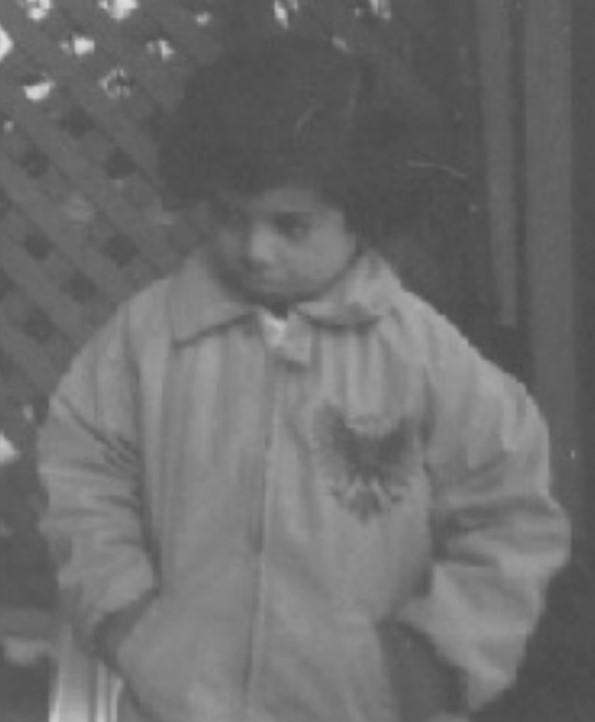
%> input picture Project2/src/test3.jpg, 595 x 722 px
$ octave test_3.m   (GNU Octave 9; MATLAB toolbox functions it lacks are replaced by stand-ins)
%> lines starting %> are read from the running program, lines starting %| are printed output that depends on the picture
imname = "test3.jpg";

% 读取灰度图片
I = imread(imname);
%> I is the input picture: size 722x595x3 uint8; min 73, max 222, mean 109.8

% 灰度拉伸
J = imadjust(I, [0.2, 0.6], [0, 1]);
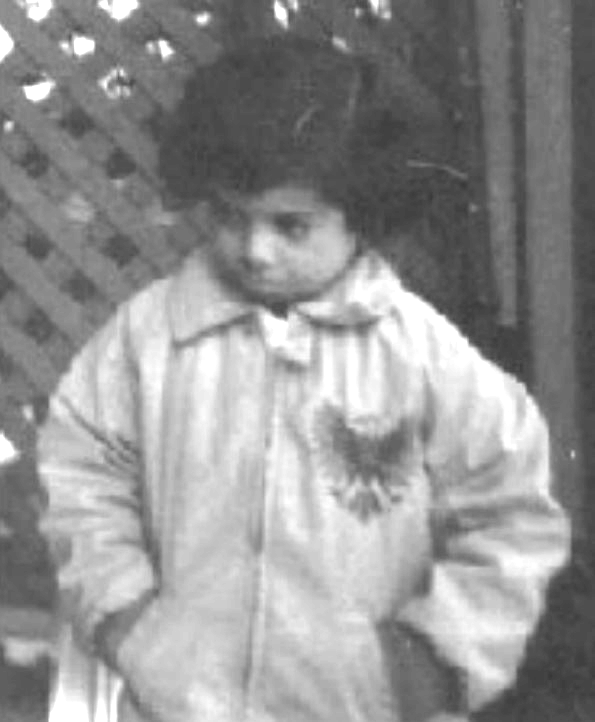
%> J: size 722x595x3 uint8; min 55, max 255, mean 146.6

% 直方图均衡化
H = histeq(I);
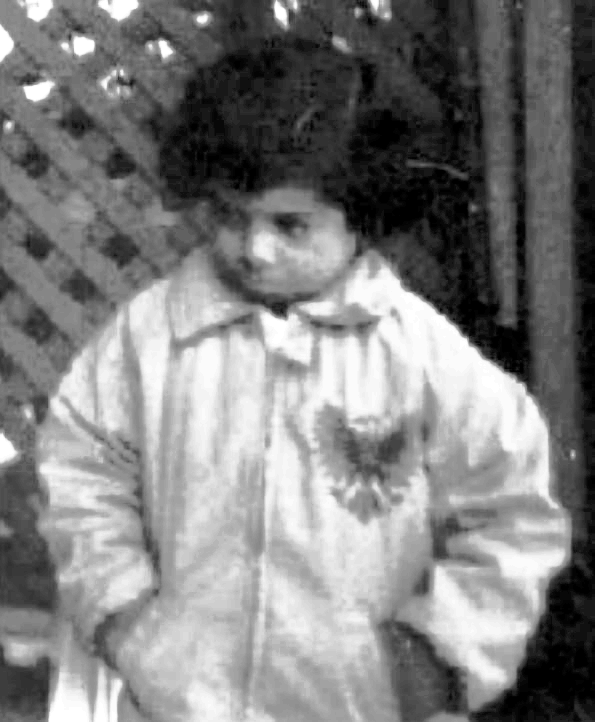
%> H: size 722x595x3 uint8; min 0, max 255, mean 127.3

% 展示原图片、灰度拉伸后的图片、直方图均衡化后的图片，以及各自对应的灰度分布直方图
figure
subplot(2, 3, 1), imshow(I), title("原图");
subplot(2, 3, 2), imshow(J), title("灰度拉伸");
subplot(2, 3, 3), imshow(H), title("直方图均衡化");
subplot(2, 3, 4), imhist(I), title("灰度分布直方图-原图");
subplot(2, 3, 5), imhist(J), title("灰度分布直方图-灰度拉伸");
subplot(2, 3, 6), imhist(H), title("灰度分布直方图-直方图均衡化");
%> after `title("灰度分布直方图-直方图均衡化")`:
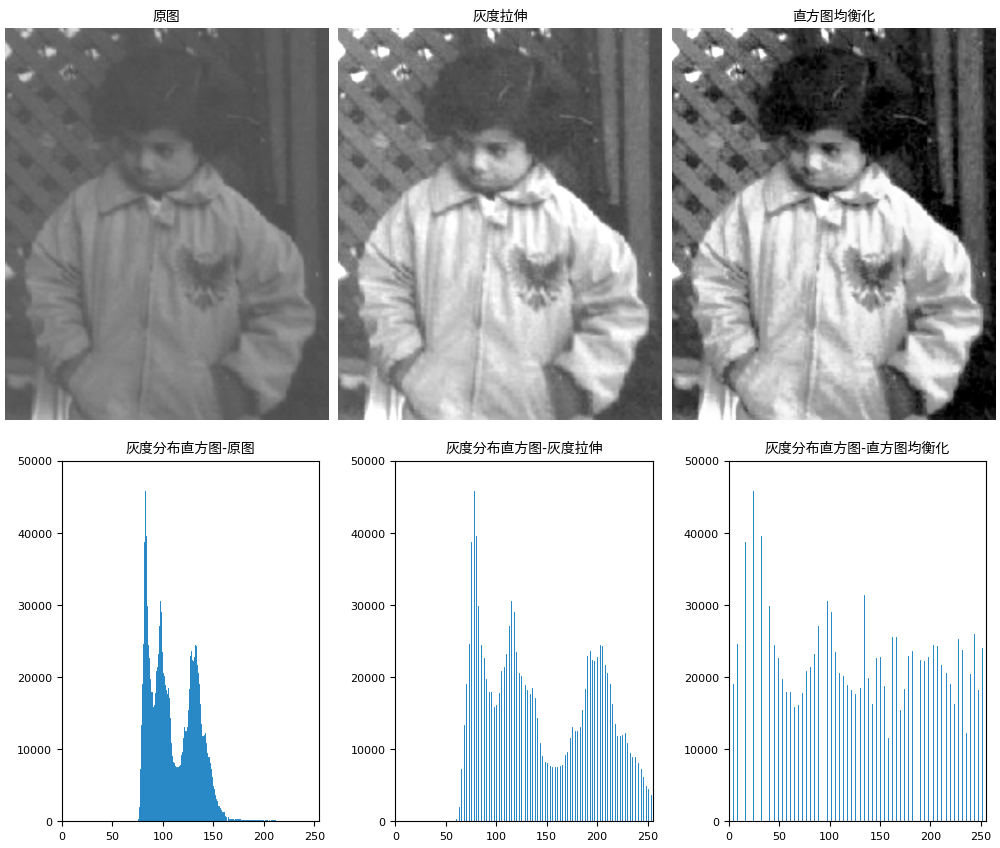
%> figure redrawn from the program's plot data, 6 panels
